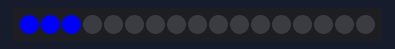
The sketch below on a simulated Arduino Uno, built with avr-gcc and run on an emulated ATmega328P. On the bench: 17 RGB LEDs in strip order, left to right. Dim RGB values are drawn brighter than linear.

Above: at 0.05 s.
At 0.75 s:
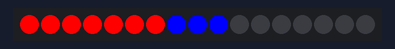
At 1.51 s:
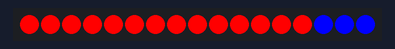
At 5.29 s:
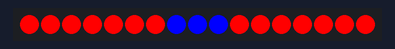
At 9.08 s:
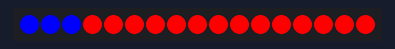
At 15.2 s:
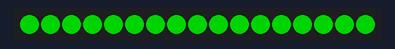

The sketch:

LEDstrip_leftright_BR_blink.ino
```cpp
#include <FastLED.h>
#include <elapsedMillis.h>

#define LED_PIN 12
#define NUM_LEDS 17

#define GROUP_SIZE 3
CRGB leds[NUM_LEDS];


elapsedMillis elapsedTime; // Declare elapsedTime as a static variable
bool continueLoop = true;  // Flag to control loop continuation

void setup() {
  FastLED.addLeds<WS2812B, LED_PIN, GRB>(leds, NUM_LEDS);
}

void ledStripWithBlink(int speed, int runTime) {
  unsigned long startTime = millis();
  unsigned long currentTime;

  const int blinkDuration = 10000;  // 10 seconds
  const int blinkInterval = 500;   // 500 milliseconds (0.5 seconds)

  while (continueLoop && (millis() - startTime < runTime)) {
    // Move the group of 3 blue LEDs from left to right
    for (int i = 0; i <= NUM_LEDS - GROUP_SIZE; ++i) {
      fill_solid(leds + i, GROUP_SIZE, CRGB::Blue); // Set a group of 3 LEDs to blue
      fill_solid(leds, i, CRGB::Red); // Set the background to red
      FastLED.show();
      delay(speed);
      fill_solid(leds + i, GROUP_SIZE, CRGB::Red); // Set the same group back to red
    }

    // Move the group of 3 blue LEDs from right to left
    for (int i = NUM_LEDS - GROUP_SIZE; i >= 0; --i) {
      fill_solid(leds + i, GROUP_SIZE, CRGB::Blue); // Set a group of 3 LEDs to blue
      fill_solid(leds, i, CRGB::Red); // Set the background to red
      FastLED.show();
      delay(speed);
      fill_solid(leds + i, GROUP_SIZE, CRGB::Red); // Set the same group back to red
    }

    // Check if runtime exceeded
    currentTime = millis(); // Update currentTime
    if (currentTime - startTime >= runTime) {
      break;
    }
  }

  // Turn off LEDs after the runTime
  fill_solid(leds, NUM_LEDS, CRGB::Black); // Set all LEDs to black (off)
  FastLED.show();

  delay(3000);

  // Reset elapsedTime for blinking
  elapsedTime = 0;


  startTime = millis(); // Reset the start time for blinking

  while (continueLoop && elapsedTime < blinkDuration) {
    // Turn on all LEDs to green
    fill_solid(leds, NUM_LEDS, CRGB::Green);
    FastLED.show();
    delay(blinkInterval);

    // Turn off all LEDs
    fill_solid(leds, NUM_LEDS, CRGB::Black);
    FastLED.show();
    delay(blinkInterval);
  }

  // Turn off LEDs after the specified duration
  fill_solid(leds, NUM_LEDS, CRGB::Black);
  FastLED.show();

  continueLoop = false;  // Stop further looping
}

void loop() {
  ledStripWithBlink(100, 10000);
}
```

Measured:
- what the display in image 5 shows lasts 0.5 s, from 15.1 s to 15.6 s
